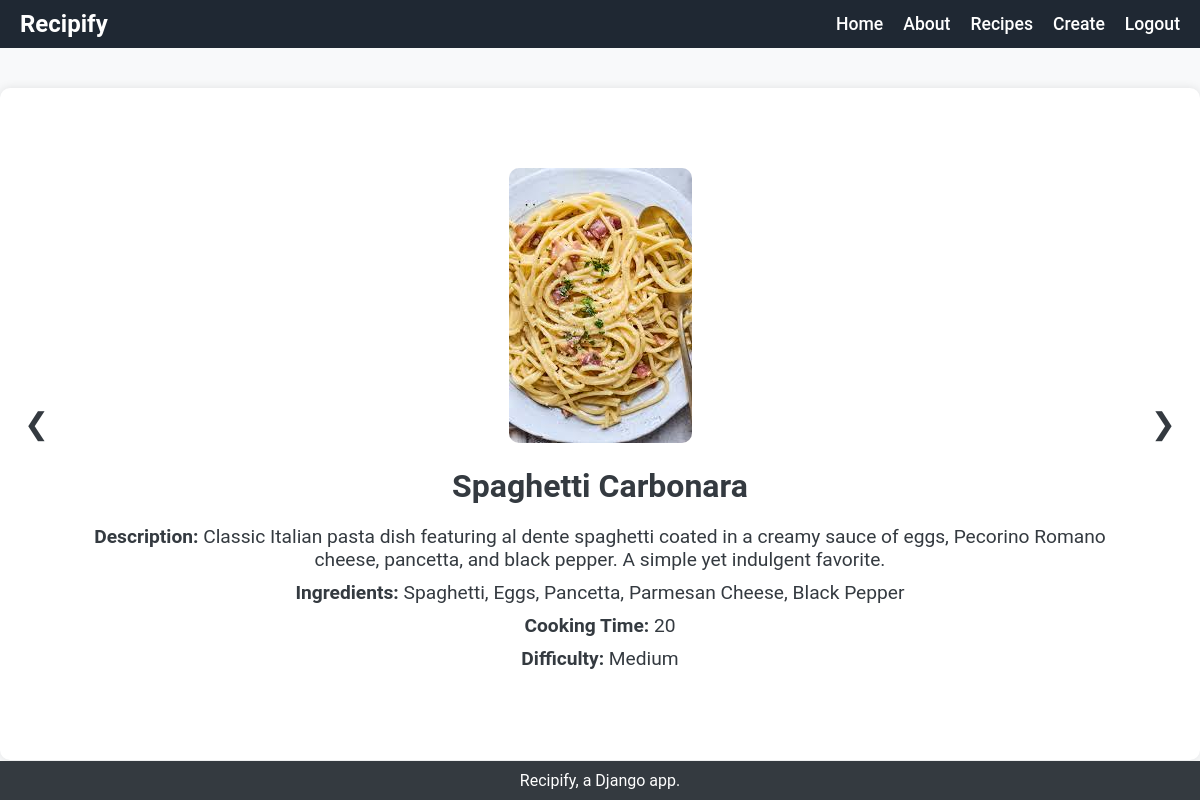
Page /recipes/recipes/1/ (signed in) on the committed database.
### recipes/models.py (models this page shows, shortened)
class Recipe(models.Model):
    name = models.CharField(max_length=50)
    description = models.CharField(max_length=255, default="No description available.")
    ingredients = models.CharField(max_length=255)
    cooking_time = models.IntegerField()
    difficulty = models.CharField(max_length=20)
    pic = models.ImageField(upload_to="recipes", default="no_picture.jpg")

### recipes/views.py (the view)
# urls.py: path("recipes/<int:recipe_id>/", recipe_detail, name="recipe_detail"),
@login_required
def recipe_detail(request, recipe_id):
    recipe = get_object_or_404(Recipe, pk=recipe_id)
    recipes = list(Recipe.objects.all().order_by("id"))
    current_index = next(
        index for (index, d) in enumerate(recipes) if d.id == recipe_id
    )
    next_index = (current_index + 1) % len(recipes)
    prev_index = (current_index - 1) % len(recipes)
    next_recipe_id = recipes[next_index].id
    prev_recipe_id = recipes[prev_index].id
    context = {
        "recipe": recipe,
        "next_recipe_id": next_recipe_id,
        "prev_recipe_id": prev_recipe_id,
    }
    return render(request, "recipes/recipe_detail.html", context)

### recipes/templates/recipes/recipe_detail.html (shortened to what this page needs)
{% load static %}
<!DOCTYPE html>
<html lang="en">
  <head>
    <link rel="stylesheet" href="{% static 'css/styles.css' %}" />
  </head>
  <body>
    <nav class="navbar" aria-label="Main Navigation">
      <h1>Recipify</h1>
      <div class="navbar-links" aria-label="Navigation Links">
        <a href="{% url 'recipes:home' %}">Home</a>
        <a href="{% url 'recipes:about' %}">About</a>
        <a href="{% url 'recipes:recipes_list' %}">Recipes</a>
        <a href="{% url 'recipes:add_recipe' %}">Create</a>
        <a href="{% url 'logout' %}">Logout</a>
      </div>
    </nav>
    <main class="recipe-details">
      <div
        class="arrow arrow-left"
        onclick="navigateRecipe('{{ prev_recipe_id }}')"
      >
        &#10094;
      </div>
      <div class="recipe-info">
        <img src="{{ recipe.pic.url }}" alt="{{ recipe.name }}" />
        <h2>{{ recipe.name }}</h2>
        <p><strong>Description:</strong> {{ recipe.description }}</p>
        <p><strong>Ingredients:</strong> {{ recipe.ingredients }}</p>
        <p><strong>Cooking Time:</strong> {{ recipe.cooking_time }}</p>
        <p><strong>Difficulty:</strong> {{ recipe.difficulty }}</p>
      </div>
      <div
        class="arrow arrow-right"
        onclick="navigateRecipe('{{ next_recipe_id }}')"
      >
        &#10095;
      </div>
    </main>
    <footer>
      <p>Recipify, a Django app.</p>
    </footer>
  </body>
</html>

### static/css/styles.css (style rules this page uses)
* { margin: 0; padding: 0; box-sizing: border-box; }
body { font-family: 'Roboto', sans-serif; background-color: #f8f9fa; color: #343a40; display: flex; flex-direction: column; min-height: 100vh; position: relative; }
header, nav, footer { background-color: #343a40; color: #fff; padding: 20px 40px; }
nav a { text-decoration: none; color: #fff; font-weight: 500; font-size: 1.1rem; }
main { padding: 40px 20px; flex-grow: 1; }
.recipe-details { display: flex; align-items: center; justify-content: space-between; padding: 20px; background-color: #ffffff; border-radius: 10px; box-shadow: 0px 0px 10px rgba(0, 0, 0, 0.1); margin: 40px auto; max-width: 1200px; }
.recipe-info { flex-grow: 1; padding: 20px; text-align: center; }
.recipe-info img { max-width: 100%; height: auto; border-radius: 10px; margin-bottom: 20px; }
.recipe-info h2 { font-size: 2rem; margin-bottom: 20px; }
.recipe-info p { font-size: 1.2rem; margin-bottom: 10px; }
.arrow { cursor: pointer; font-size: 30px; line-height: 50px; width: 50px; text-align: center; }
.navbar { display: flex; justify-content: space-between; align-items: center; padding: 10px 20px; background-color: #1F2833; }
.navbar-links { display: flex; justify-content: flex-end; align-items: center; }
.navbar-links a { margin-left: 20px; color: #FFF; text-decoration: none; }
footer { background-color: #343a40; color: #fff; text-align: center; padding: 10px 0; position: absolute; bottom: 0; width: 100%; }

### rows in the picture
Recipe: pic (picture), name "Spaghetti Carbonara", description "Classic Italian pasta dish featuring al dente spaghetti coated in a creamy sauce of eggs, Pecorino Romano cheese, pancetta, and black pepper. A simple yet indulgent favorite.", ingredients "Spaghetti, Eggs, Pancetta, Parmesan Cheese, Black Pepper", cooking_time "20", difficulty "Medium"
